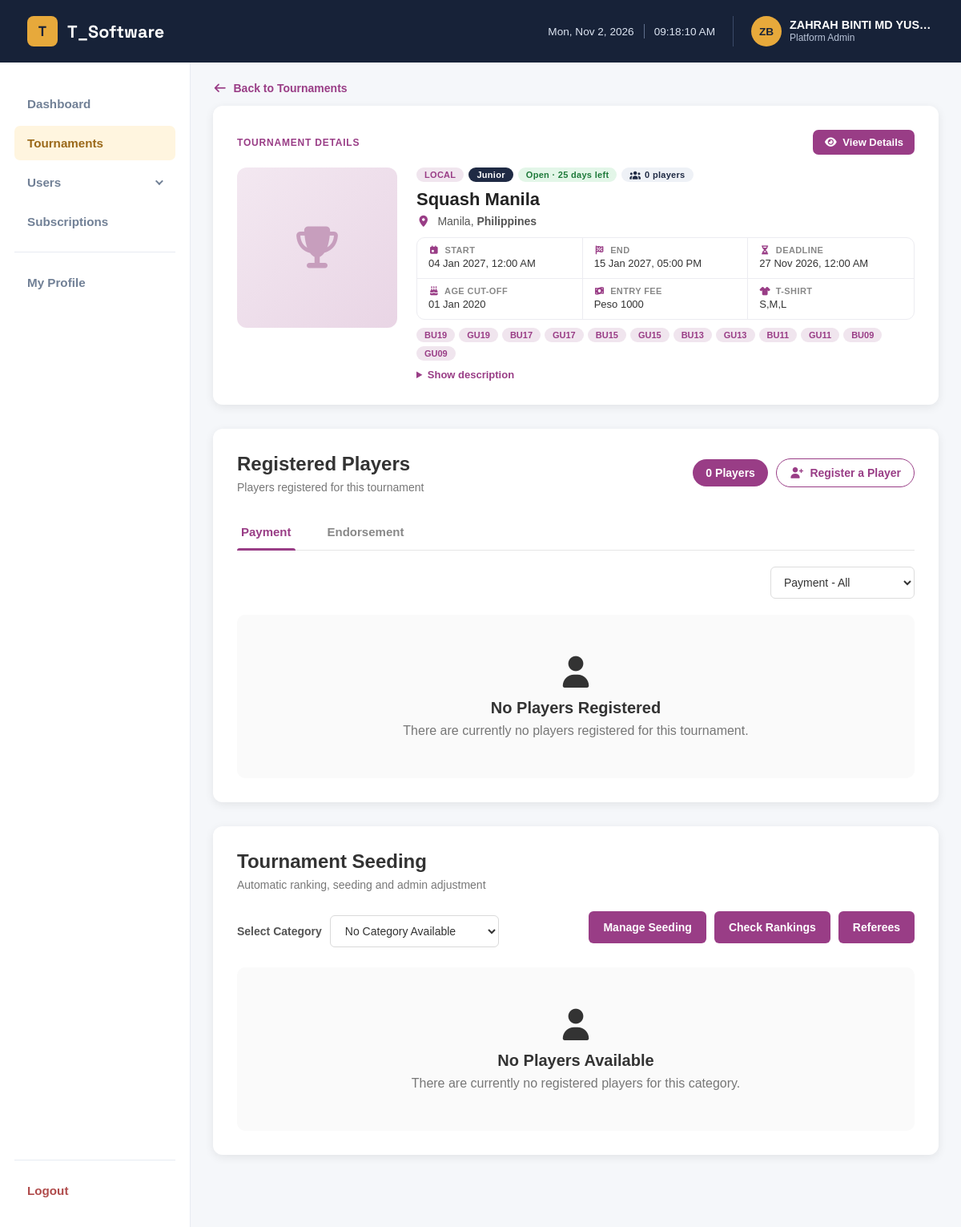
/admin/admin_each_tournament.php?id=53 (signed in), run on the app's committed database.
### tables this page shows
CREATE TABLE `tournament` (
  `tournamentID` int(11) NOT NULL,
  `tournament_startdate` datetime NOT NULL,
  `tournament_enddate` datetime NOT NULL,
  `tournament_name` varchar(255) NOT NULL,
  `tournament_description` mediumtext NOT NULL,
  `tournament_detail_link` varchar(255) NOT NULL,
  `tournament_location` varchar(255) NOT NULL,
  `tournament_country` varchar(100) DEFAULT NULL,
  `tournament_fee` varchar(255) NOT NULL,
  `tournament_deadline` datetime NOT NULL,
  `tournament_age_cutoff` date DEFAULT NULL,
  `tournament_type` varchar(50) NOT NULL,
  `tournament_tshirt_size` varchar(255) DEFAULT NULL,
  `tournament_picture` varchar(255) DEFAULT NULL,
  `registration_field` varchar(10000) NOT NULL,
  `creatorID` varchar(255) NOT NULL
);

### admin/admin_each_tournament.php (the view, shortened to what the rows shown need)
<?php
require_once '../db.php';
require_once 'admin_auth.php';
$tournamentID = isset($_GET['id']) ? intval($_GET['id']) : 0;
$stmt = $conn->prepare("
    SELECT *
    FROM tournament
    WHERE tournamentID = ?
");
$stmt->bind_param("i", $tournamentID);
$stmt->execute();
$tournamentResult = $stmt->get_result();
$tournament = $tournamentResult->fetch_assoc();
$playerStmt = $conn->prepare("
    SELECT
        tr.registrationID,
        tr.category_registered,
        tr.category_remarks,
        tr.player_tshirt,
        tr.accommodation,
        tr.amount_paid,
        tr.payment_date,
        tr.payment_status,
        tr.endorsement,
        tr.endorsement_date,
        tr.admin_remark,
        tr.seed_number,
        p.playerID,
        p.player_full_name,
        p.player_email,
        p.player_contact,
        p.player_gender,
        p.player_nationality
    FROM tournament_register tr
    JOIN players p ON tr.playerID = p.playerID
    WHERE tr.tournamentID = ?
    ORDER BY tr.registrationID DESC
");
$playerStmt->bind_param("i", $tournamentID);
$playerStmt->execute();
$playersResult = $playerStmt->get_result();
$overviewStmt = $conn->prepare("
    SELECT category_name
    FROM tournament_category
    WHERE tournamentID = ?
");
$overviewStmt->bind_param("i", $tournamentID);
$overviewStmt->execute();
$overviewCategories = [];
foreach ($overviewStmt->get_result()->fetch_all(MYSQLI_ASSOC) as $row) {
    $name = trim($row['category_name']);
    if (preg_match('/\b(boys?|girls?)\b.*?\bunder\s*(\d+)/i', $name, $matches)) {
        $name = (strtolower($matches[1][0]) === 'b' ? 'B' : 'G') . 'U' . str_pad($matches[2], 2, '0', STR_PAD_LEFT);
    }
    $overviewCategories[$name] = true;
}
$overviewCategories = array_keys($overviewCategories);
$overviewCategoryType = array_intersect(['Men', 'Women'], $overviewCategories)
    ? 'PSA'
    : (empty($overviewCategories) ? '' : 'Junior');
$deadlineTime = strtotime($tournament['tournament_deadline'] ?? '');
$registrationOpen = $deadlineTime !== false && $deadlineTime > 0 && $deadlineTime >= time();
$daysLeft = $registrationOpen ? (int) ceil(($deadlineTime - time()) / 86400) : 0;
function overviewDate($value, $withTime = true)
{
    $time = strtotime($value ?? '');
    return date($withTime ? 'd M Y, h:i A' : 'd M Y', $time);
}
require_once '../fees.php';
?>
<!DOCTYPE html>
<html lang="en">
<head>
    <link href="./assets/style.css" rel="stylesheet" type="text/css">
    <link href="./assets/each_tournaments.css?v=<?= filemtime(__DIR__ . '/assets/each_tournaments.css') ?>" rel="stylesheet" type="text/css">
    <link rel="stylesheet" href="https://cdnjs.cloudflare.com/ajax/libs/font-awesome/7.0.1/css/all.min.css">
</head>
<body>
<?php require_once 'admin_navbar.php'; ?>
<main class="container">
    <section class="tournament-section tournament-overview">
        <div class="overview-hero">
            <div class="overview-main">
                <div class="overview-badges">
                    <?php if (!empty($tournament['tournament_type'])): ?>
                        <span class="overview-badge badge-type"><?= htmlspecialchars(strtoupper($tournament['tournament_type'])) ?></span>
                    <?php endif; ?>
                    <?php if ($overviewCategoryType !== ''): ?>
                        <span class="overview-badge badge-category-type"><?= htmlspecialchars($overviewCategoryType) ?></span>
                    <?php endif; ?>
                    <span class="overview-badge <?= $registrationOpen ? 'badge-open' : 'badge-closed' ?>">
                        <?= $registrationOpen
                            ? 'Open &middot; ' . $daysLeft . ($daysLeft === 1 ? ' day left' : ' days left')
                            : 'Registration Closed' ?>
                    </span>
                    <span class="overview-badge badge-players">
                        <i class="fa-solid fa-users"></i>
                        <?= $playersResult->num_rows ?> <?= $playersResult->num_rows === 1 ? 'player' : 'players' ?>
                    </span>
                </div>
                <h1><?= htmlspecialchars($tournament['tournament_name']) ?></h1>
                <p class="overview-location">
                    <i class="fa-solid fa-location-dot"></i>
                    <?= htmlspecialchars($tournament['tournament_location'] ?: '-') ?><?php if (!empty($tournament['tournament_country'])): ?>,
                        <strong><?= htmlspecialchars($tournament['tournament_country']) ?></strong>
                    <?php endif; ?>
                </p>
                <dl class="tournament-details">
                    <div class="detail-item">
                        <dt><i class="fa-solid fa-calendar-day"></i> Start</dt>
                        <dd><?= overviewDate($tournament['tournament_startdate']) ?></dd>
                    </div>
                    <div class="detail-item">
                        <dt><i class="fa-solid fa-flag-checkered"></i> End</dt>
                        <dd><?= overviewDate($tournament['tournament_enddate']) ?></dd>
                    </div>
                    <div class="detail-item">
                        <dt><i class="fa-solid fa-hourglass-half"></i> Deadline</dt>
                        <dd><?= overviewDate($tournament['tournament_deadline']) ?></dd>
                    </div>
                    <div class="detail-item">
                        <dt><i class="fa-solid fa-cake-candles"></i> Age Cut-off</dt>
                        <dd><?= overviewDate($tournament['tournament_age_cutoff'], false) ?></dd>
                    </div>
                    <div class="detail-item">
                        <dt><i class="fa-solid fa-money-bill-wave"></i> Entry Fee</dt>
                        <dd>
                            <?php $feeParts = splitFee($tournament['tournament_fee'] ?? ''); ?>
                            <?php if ($feeParts['foreign'] !== null): ?>
                                <span class="fee-line">Local: <?= htmlspecialchars($feeParts['local']) ?></span>
                                <span class="fee-line">Foreign: <?= htmlspecialchars($feeParts['foreign']) ?></span>
                            <?php else: ?>
                                <?= htmlspecialchars($tournament['tournament_fee'] ?: '-') ?>
                            <?php endif; ?>
                        </dd>
                    </div>
                    <div class="detail-item">
                        <dt><i class="fa-solid fa-shirt"></i> T-Shirt</dt>
                        <dd><?= htmlspecialchars($tournament['tournament_tshirt_size'] ?: '-') ?></dd>
                    </div>
                </dl>
                <?php if (!empty($overviewCategories)): ?>
                    <div class="overview-chips">
                        <?php foreach ($overviewCategories as $categoryCode): ?>
                            <span class="overview-chip"><?= htmlspecialchars($categoryCode) ?></span>
                        <?php endforeach; ?>
                    </div>
                <?php endif; ?>
                <?php if (!empty($tournament['tournament_description']) || !empty($tournament['tournament_detail_link'])): ?>
                    <div class="overview-more">
                        <?php if (!empty($tournament['tournament_description'])): ?>
                            <details class="overview-description">
                            </details>
                        <?php endif; ?>
                    </div>
                <?php endif; ?>
            </div>
        </div>
    </section>
    <section class="players-section">
        <div class="section-header">
            <div>
                <h2>
                    Registered Players
                </h2>
            </div>
        </div>
    </section>
    <section class="players-section">
        <div class="section-header">
            <div>
                <h2>
                    Tournament Seeding
                </h2>
            </div>
        </div>
    </section>
</main>
</body>
</html>

### admin/admin_navbar.php (shortened to what the rows shown need)
<header class="site-header">
    <nav>
        <div class="nav-right">
            <?php
            $navName = $currentAdmin['admin_name'] ?? '';
            $navInitials = strtoupper(implode('', array_map(function ($word) {
                return substr($word, 0, 1);
            }, array_slice(preg_split('/\s+/', trim($navName)), 0, 2))));
            $navPhoto = null;
            ?>
            <a href="admin_my_profile.php" class="nav-user" title="My Profile">
                <span class="nav-avatar">
                    <?php if ($navPhoto): ?>
                        <img src="<?= htmlspecialchars($navPhoto) ?>" alt="">
                    <?php else: ?>
                        <?= htmlspecialchars($navInitials) ?>
                    <?php endif; ?>
                </span>
                <span class="nav-user-text">
                    <strong><?= htmlspecialchars($navName) ?></strong>
                    <small><?= isPlatformAdmin() ? 'Platform Admin' : 'Tournament Organizer' ?></small>
                </span>
            </a>
        </div>
    </nav>
</header>

### data on the page
tournament: tournament_type "LOCAL", tournament_name "Squash Manila", tournament_location "Manila", tournament_country "Philippines", tournament_startdate "04 Jan 2027, 12:00 AM", tournament_enddate "15 Jan 2027, 05:00 PM", tournament_deadline "27 Nov 2026, 12:00 AM", tournament_age_cutoff "01 Jan 2020", tournament_fee "Peso 1000", tournament_tshirt_size "S,M,L"

### other printed values
$navInitials "ZB"
$navName "ZAHRAH BINTI MD YUS…"
$overviewCategoryType "Junior"
$playersResult->num_rows "0"
$categoryCode "BU19"
$categoryCode "GU19"
$categoryCode "BU17"
$categoryCode "GU17"
$categoryCode "BU15"
$categoryCode "GU15"
$categoryCode "BU13"
$categoryCode "GU13"
$categoryCode "BU11"
$categoryCode "GU11"
$categoryCode "BU09"
